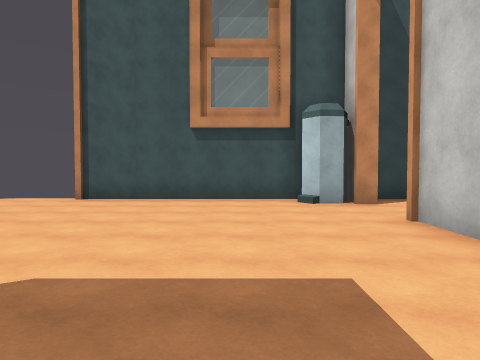
View 1 (above)

19 first-person views from a walk through a Unity game level. The camera is 1.5 m above the floor, tilts 2° down and sees 70° across. The floor is counted in squares, 2 m on a side. Each view is taken from the middle of a square. On the plan, view 1 faces up. The plan holds only what a view shows up to about 11 squares ahead; the rest is blank. The player character is not drawn. Door leaves are left out, so doorways stand open. Surface patterns are stand-ins for the level's own textures.

View 2
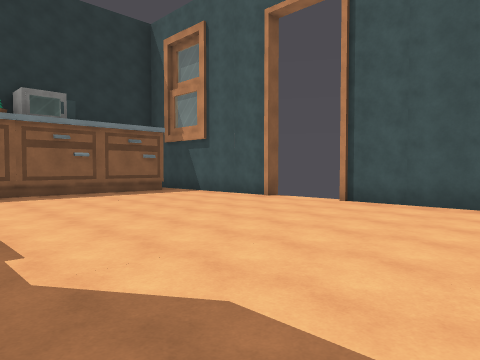

View 3
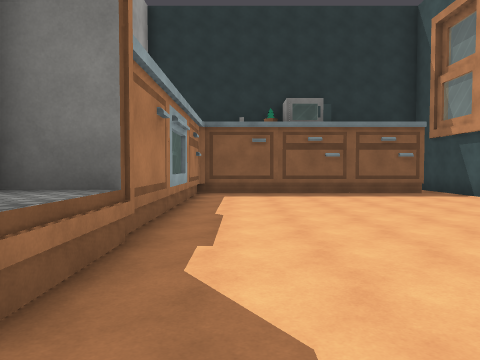

View 4
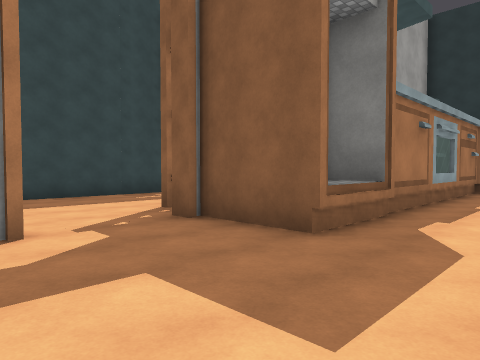

View 5
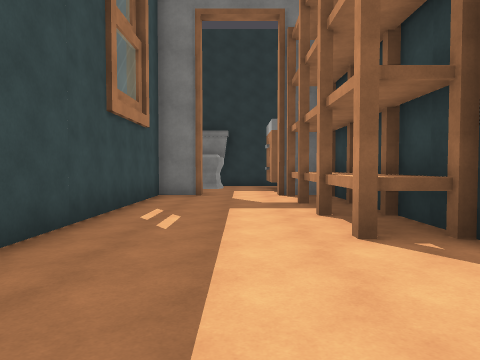

View 6
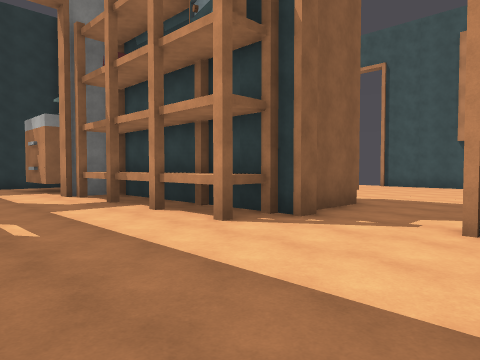

View 7
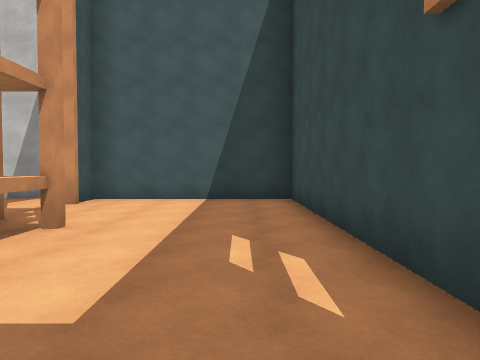

View 8
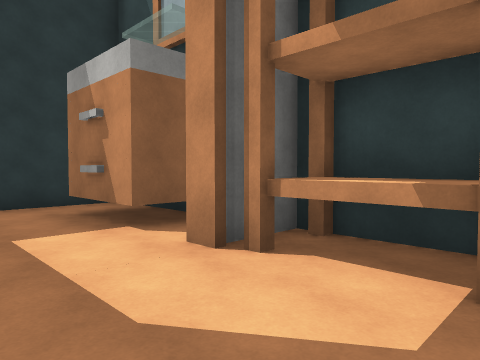

View 9
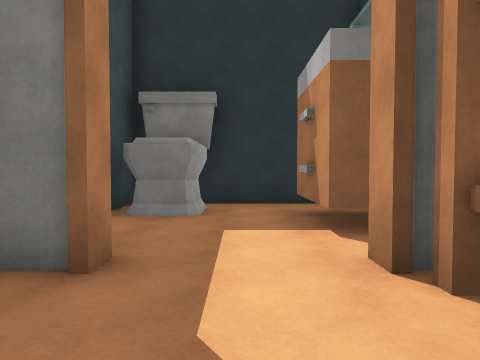

View 10
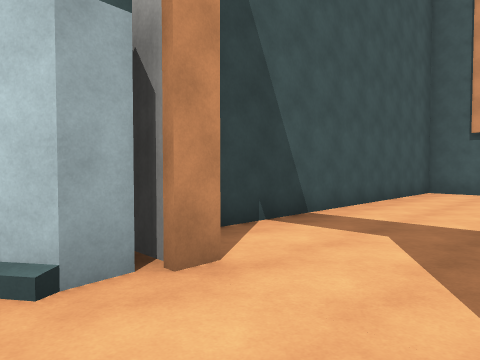

View 11
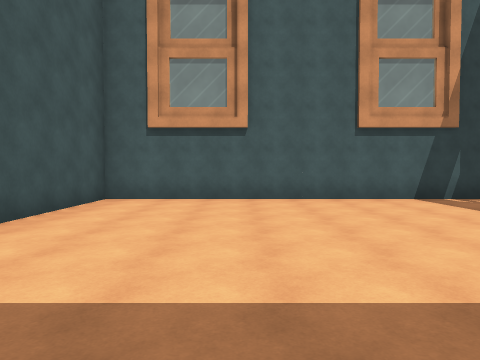

View 12
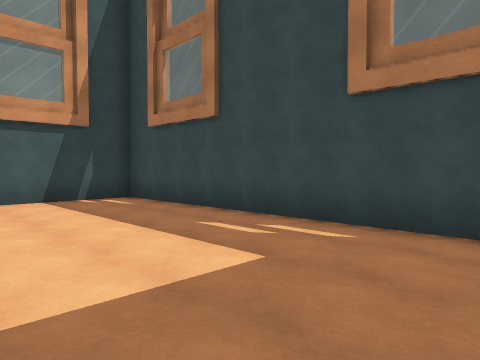

View 13
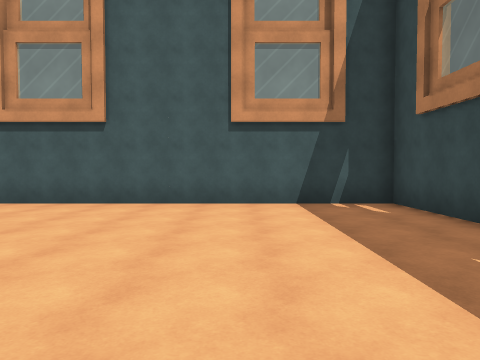

View 14
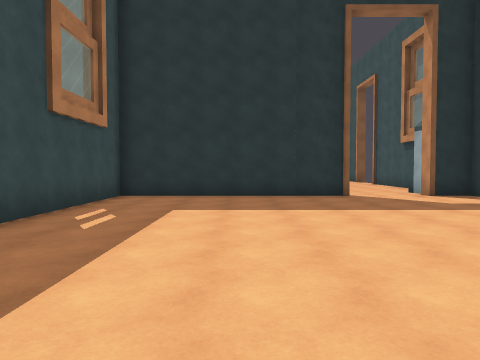

View 15
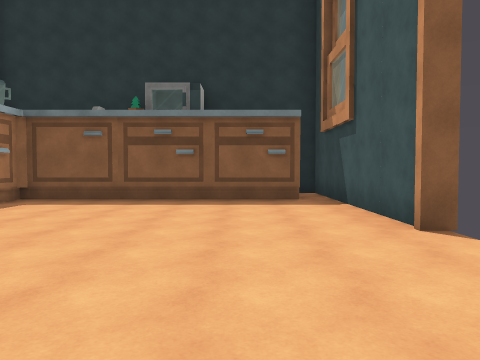

View 16
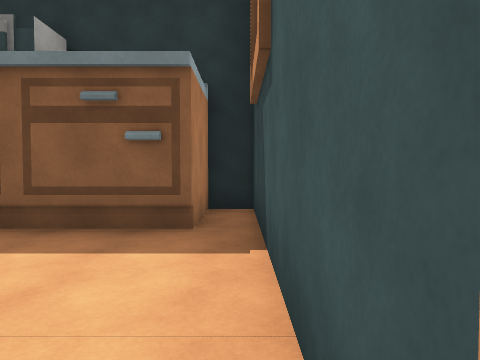

View 17
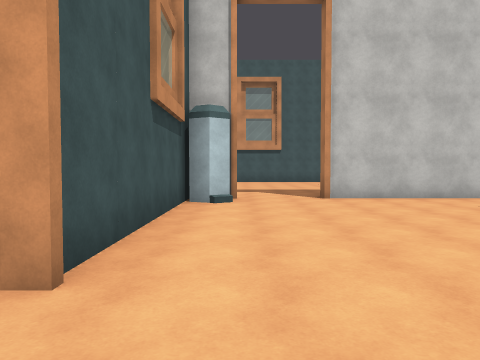

View 18
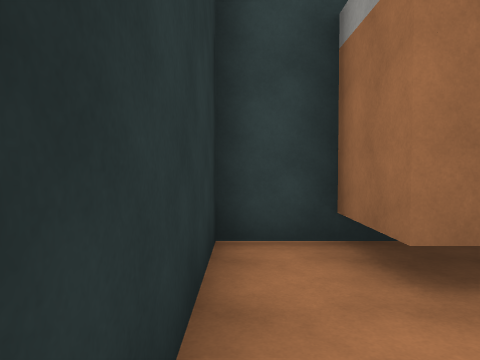

View 19
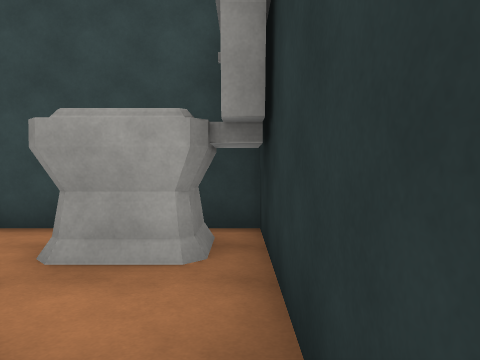

### Floor plan
Points are (right, up) in squares from view 1. A wall is a line through its corners. A room is listed if a view was taken in it or the views show most of it. See-through windows are left out.
Room 1 (views 1, 2, 3, 4, 5, 6, 7, 8, 9, 10, 15, 16, 17)
walls: (-3.5, 0.9) (-1.4, 0.9) (-1.4, -1.2); (-5.5, -1.5) (-7.5, -1.5) (-7.5, -2.9); (-1.1, -1.1) (-1.1, -1.5) (-3.5, -1.5); (2.5, -0.1) (2.5, 4.9); (-6.1, 8.6) (-6.1, 8.3) (-12.2, 8.3) (-12.2, 7.4); (-7.5, -5.1) (-7.5, -6.2) (2.2, -6.2) (2.2, -1.5) (1, -1.5); (1.2, 8.3) (-4, 8.3); (2.5, 7.1) (2.5, 8.1)
ways out: opening at (3, 6) to room 2; opening at (-8, -4.5) to room 3; open door at (-2.5, 1)
objects: other object (-12, 2) to (-10, 3); other object (-12, 4) to (-10, 5); other object (-11, 5) to (-10, 7); other object (-9, -1) to (-8, 0); bookshelf (-7, -2) to (-6, -2); stove (-7, -1) to (-6, 0); bookshelf (-5, -2) to (-4, -2); other object (-5, -1) to (-4, 0); bookshelf (-3, -2) to (-2, -2); bin (2, 8)
Room 2 (views 11, 12, 13, 14)
walls: (2.5, 4.9) (2.8, 4.9) (2.8, -1.3) (12.2, -1.3) (12.2, 8.3) (2.8, 8.3) (2.8, 7.1) (2.5, 7.1)
ways out: opening at (3, 6) to room 1
Room 3 (views 18, 19)
walls: (-7.9, -5.1) (-7.5, -5.1); (-9.8, -1.5) (-12.2, -1.5) (-12.2, -6.2) (-9, -6.2); (-7.5, -2.9) (-7.9, -2.9)
ways out: opening at (-8, -4.5) to room 1
objects: toilet (-11, -5); drawers (-11, -3) to (-9, -2)

Where each view was taken, in squares from view 1:
view 1: 0 up, 0 right, facing up
view 2: 1 up, 0 right, facing up-left
view 3: 2 up, 0 right, facing left
view 4: 3 up, 2 right, facing down-left
view 5: 4 down, 2 right, facing left
view 6: 6 down, 2 right, facing up-left
view 7: 5 down, 6 left, facing right
view 8: 5 down, 5 left, facing up-left
view 9: 4 down, 5 left, facing left
view 10: 5 up, 1 right, facing up-right
view 11: 5 up, 4 right, facing right
view 12: 3 up, 4 right, facing down-right
view 13: 2 up, 5 right, facing right
view 14: 2 up, 12 right, facing left
view 15: 6 up, 2 left, facing left
view 16: 8 up, 6 left, facing left
view 17: 7 up, 6 left, facing right
view 18: 5 down, 12 left, facing up
view 19: 2 down, 12 left, facing down
